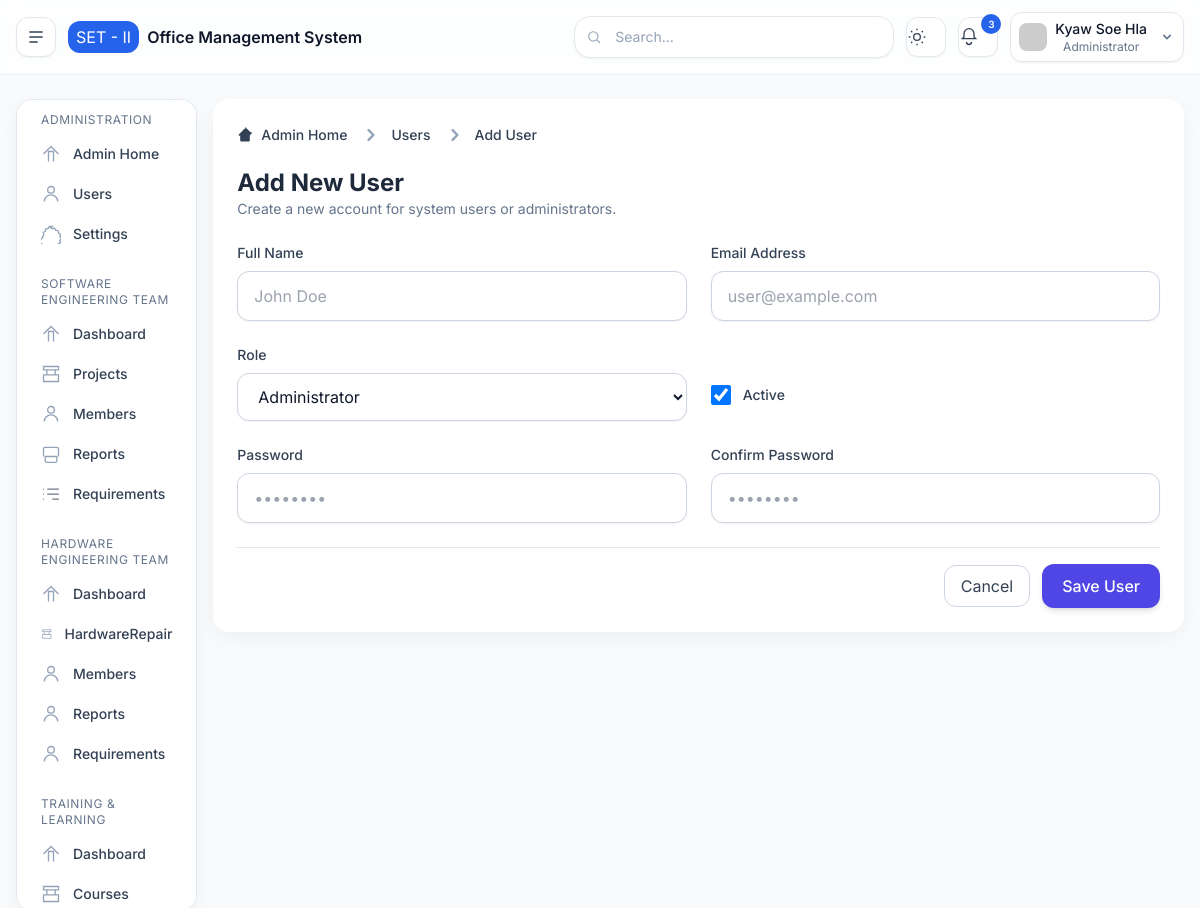
The page /add-user/ (signed in) on the database its author committed.
### base/models.py (models this page shows, shortened)
class SystemSettings(models.Model):
    system_name = models.CharField(max_length=100, default="Engineering Management Dashboard")
    organization = models.CharField(max_length=100, default="Software Engineering Team II")
    email_notifications = models.BooleanField(default=True)
    system_warnings = models.BooleanField(default=True)
    weekly_reports = models.BooleanField(default=False)
    session_timeout = models.PositiveIntegerField(default=30)
    updated_at = models.DateTimeField(auto_now=True)

### accounts/models.py (models this page shows, shortened)
class CustomUser(AbstractBaseUser, PermissionsMixin):
    ROLE_CHOICES = [
        ("admin", "Administrator"),
        ("set", "Software Engineering Team"),
        ("het", "Hardware Engineering Team"),
        ("training", "Training & Learning"),
    ]
    id = models.UUIDField(primary_key=True, default=uuid.uuid4, editable=False)
    email = models.EmailField(unique=True)
    full_name = models.CharField(max_length=255)
    role = models.CharField(max_length=20, choices=ROLE_CHOICES, default="‌admin")
    is_active = models.BooleanField(default=True)
    is_staff = models.BooleanField(default=False)
    date_joined = models.DateTimeField(auto_now_add=True)
    groups = models.ManyToManyField(
        "auth.Group",
        related_name="customuser_set",
        blank=True,
        help_text="The groups this user belongs to.",
    )
    user_permissions = models.ManyToManyField(
        "auth.Permission",
        related_name="customuser_permissions",
        blank=True,
        help_text="Specific permissions for this user.",
    )
    USERNAME_FIELD = "email"
    REQUIRED_FIELDS = ["full_name"]
    objects = CustomUserManager()

### accounts/views.py (the view, shortened to what this page needs)
# urls.py: path('add-user/', views.add_user, name='admin.add-user'),
@login_required(login_url="login")
@role_required("admin")
def add_user(request):
    roles = CustomUser.ROLE_CHOICES
    form_data = request.POST or None
    context = {
        "roles": roles,
        "form_data": form_data,
    }
    """Only admin can create new users"""
    return render(request, "pages/admin/add-user.html", context)

### templates/pages/admin/add-user.html (shortened to what this page needs)
{% extends 'layouts/main.html' %}
{% block content %}
<div class="bg-white p-6 rounded-2xl shadow-soft dark:bg-slate-900">
  <nav class="flex mb-5" aria-label="Breadcrumb">
    <ol class="inline-flex items-center space-x-1 md:space-x-3">
      <li class="inline-flex items-center">
        <a href="{% url 'dashboard' %}"
          class="inline-flex items-center text-sm font-medium text-slate-700 hover:text-indigo-600 dark:text-slate-300 dark:hover:text-indigo-400">
          <svg class="w-4 h-4 mr-2" fill="currentColor" viewBox="0 0 20 20">
            <path
              d="M10.707 2.293a1 1 0 00-1.414 0l-7 7a1 1 0 001.414 1.414L4 10.414V17a1 1 0 001 1h10a1 1 0 001-1v-6.586l2.293-2.293a1 1 0 00-1.414-1.414l-7-7z">
            </path>
          </svg>
          Admin Home
        </a>
      </li>
      <li>
        <div class="flex items-center">
          <svg class="w-6 h-6 text-slate-400" fill="currentColor" viewBox="0 0 20 20">
            <path fill-rule="evenodd"
              d="M7.293 14.707a1 1 0 010-1.414L10.586 10 7.293 6.707a1 1 0 011.414-1.414l4 4a1 1 0 010 1.414l-4 4a1 1 0 01-1.414 0z"
              clip-rule="evenodd"></path>
          </svg>
          <a href="{% url 'admin.users' %}" class="ml-1 text-sm font-medium text-slate-700 hover:text-indigo-600 md:ml-2 dark:text-slate-300 dark:hover:text-indigo-400">
            Users
          </a>
        </div>
      </li>
      <li>
        <div class="flex items-center">
          <svg class="w-6 h-6 text-slate-400" fill="currentColor" viewBox="0 0 20 20">
            <path fill-rule="evenodd"
              d="M7.293 14.707a1 1 0 010-1.414L10.586 10 7.293 6.707a1 1 0 011.414-1.414l4 4a1 1 0 010 1.414l-4 4a1 1 0 01-1.414 0z"
              clip-rule="evenodd"></path>
          </svg>
          <span class="ml-1 text-sm font-medium text-slate-700 md:ml-2 dark:text-slate-300">
            Add User
          </span>
        </div>
      </li>
    </ol>
  </nav>
  <div class="flex justify-between items-center mb-6">
    <div>
      <h2 class="text-2xl font-bold text-slate-800 dark:text-slate-200">Add New User</h2>
      <p class="text-slate-500 text-sm">Create a new account for system users or administrators.</p>
    </div>
  </div>
  <form action="" method="post" class="space-y-6">
    <div class="grid grid-cols-1 sm:grid-cols-2 gap-6">
      <div>
        <label for="name" class="block text-sm font-medium text-slate-700 dark:text-slate-300">Full Name</label>
        <input type="text" id="name" name="name" required
          placeholder="John Doe"
          value="{{ form_data.name|default:'' }}"
          class="mt-2 w-full rounded-xl border border-slate-300 dark:border-slate-700 bg-white dark:bg-slate-800 px-4 py-3 text-slate-900 dark:text-slate-100 shadow-sm focus:border-indigo-500 focus:ring-2 focus:ring-indigo-200 outline-none">
      </div>
      <div>
        <label for="email" class="block text-sm font-medium text-slate-700 dark:text-slate-300">Email Address</label>
        <input type="email" id="email" name="email" required
          placeholder="user@example.com"
          class="mt-2 w-full rounded-xl border border-slate-300 dark:border-slate-700 bg-white dark:bg-slate-800 px-4 py-3 text-slate-900 dark:text-slate-100 shadow-sm focus:border-indigo-500 focus:ring-2 focus:ring-indigo-200 outline-none">
      </div>
      <div>
        <label for="role" class="block text-sm font-medium text-slate-700 dark:text-slate-300">Role</label>
        <select id="role" name="role"
          class="mt-2 w-full rounded-xl border border-slate-300 dark:border-slate-700 bg-white dark:bg-slate-800 px-4 py-3 text-slate-900 dark:text-slate-100 shadow-sm focus:border-indigo-500 focus:ring-2 focus:ring-indigo-200 outline-none">
          {% for value, label in roles %}
            <option value="{{ value }}">{{ label }}</option>
          {% endfor %}
        </select>
      </div>
      <div class="flex items-center gap-3 mt-6">
        <input id="is_active" name="is_active" type="checkbox" checked
          class="w-5 h-5 rounded border-slate-300 text-indigo-600 focus:ring-indigo-500">
        <label for="is_active" class="text-sm font-medium text-slate-700 dark:text-slate-300">Active</label>
      </div>
      <div>
        <label for="password" class="block text-sm font-medium text-slate-700 dark:text-slate-300">Password</label>
        <input type="password" id="password" name="password" required
          placeholder="••••••••"
          class="mt-2 w-full rounded-xl border border-slate-300 dark:border-slate-700 bg-white dark:bg-slate-800 px-4 py-3 text-slate-900 dark:text-slate-100 shadow-sm focus:border-indigo-500 focus:ring-2 focus:ring-indigo-200 outline-none">
      </div>
      <div>
        <label for="confirm_password" class="block text-sm font-medium text-slate-700 dark:text-slate-300">Confirm Password</label>
        <input type="password" id="confirm_password" name="confirm_password" required
          placeholder="••••••••"
          class="mt-2 w-full rounded-xl border border-slate-300 dark:border-slate-700 bg-white dark:bg-slate-800 px-4 py-3 text-slate-900 dark:text-slate-100 shadow-sm focus:border-indigo-500 focus:ring-2 focus:ring-indigo-200 outline-none">
      </div>
    </div>
    <div class="flex items-center justify-end gap-3 pt-4 border-t border-slate-200 dark:border-slate-700">
      <a href="{% url 'admin.users' %}"
        class="px-4 py-2 rounded-xl border border-slate-300 text-slate-700 hover:bg-slate-100 dark:text-slate-300 dark:border-slate-700 dark:hover:bg-slate-800">
        Cancel
      </a>
      <button type="submit"
        class="px-5 py-2.5 rounded-xl bg-indigo-600 text-white font-medium shadow-md hover:bg-indigo-700 focus:ring-2 focus:ring-indigo-300">
        Save User
      </button>
    </div>
  </form>
</div>
{% endblock %}

### templates/layouts/partials/header.html (shortened to what this page needs)
<header
      class="sticky top-0 z-40 border-b border-slate-200/70 bg-white/75 backdrop-blur dark:border-slate-800 dark:bg-slate-900/75">
      <div class="mx-auto flex max-w-12xl items-center gap-3 px-4 py-3">
        <button id="btnSidebar"
          class="inline-flex h-10 w-10 items-center justify-center rounded-xl border border-slate-200 bg-white text-slate-700 shadow-sm hover:bg-slate-50 dark:border-slate-800 dark:bg-slate-900 dark:text-slate-200"
          aria-label="Toggle sidebar">
          <svg xmlns="http://www.w3.org/2000/svg" class="h-5 w-5" viewBox="0 0 24 24" fill="none" stroke="currentColor"
            stroke-width="1.8">
            <path d="M4 6h16M4 12h16M4 18h10" />
          </svg>
        </button>
        <div class="flex items-center gap-2">
          <span class="h-8 w-auto px-2 rounded-xl bg-brand-600 justify-center items-center text-white flex">{{organization|default:"SET - II"}}</span>
          <span class="font-semibold">{{system_name|default:"Office Management System"}}</span>
        </div>
        <div class="ml-auto flex items-center gap-2 sm:gap-3">
          <div class="relative hidden md:block">
            <input type="text" placeholder="Search..."
              class="w-[320px] rounded-2xl border border-slate-200 bg-white px-4 py-2.5 pl-10 text-sm shadow-sm outline-none placeholder:text-slate-400 focus:ring-2 focus:ring-brand-500/30 dark:border-slate-800 dark:bg-slate-900" />
            <svg class="absolute left-3 top-1/2 -translate-y-1/2 h-4 w-4 text-slate-400" viewBox="0 0 24 24" fill="none"
              stroke="currentColor" stroke-width="1.6">
              <circle cx="11" cy="11" r="7" />
              <path d="M21 21l-4.3-4.3" />
            </svg>
          </div>
          <button id="btnTheme"
            class="h-10 w-10 rounded-xl border border-slate-200 bg-white text-slate-700 shadow-sm hover:bg-slate-50 dark:border-slate-800 dark:bg-slate-900 dark:text-slate-200"
            aria-label="Toggle theme">
            <svg class="theme-sun h-5 w-5 block dark:hidden" viewBox="0 0 24 24" fill="none" stroke="currentColor"
              stroke-width="1.6">
              <circle cx="12" cy="12" r="4" />
              <path
                d="M12 2v2m0 16v2M2 12h2m16 0h2M4.9 4.9l1.4 1.4m11.3 11.4l1.4 1.4M4.9 19.1l1.4-1.4m11.3-11.4l1.4-1.4" />
            </svg>
          </button>
          <button
            class="relative h-10 w-10 rounded-xl border border-slate-200 bg-white text-slate-700 shadow-sm hover:bg-slate-50 dark:border-slate-800 dark:bg-slate-900 dark:text-slate-200"
            aria-label="Notifications">
            <svg class="h-5 w-5" viewBox="0 0 24 24" fill="none" stroke="currentColor" stroke-width="1.6">
              <path d="M6 8a6 6 0 1 1 12 0v4l2 2H4l2-2V8" />
              <path d="M9 18a3 3 0 0 0 6 0" />
            </svg>
            <span
              class="absolute -right-1 -top-1 inline-flex h-5 min-w-[20px] items-center justify-center rounded-full bg-brand-600 px-1.5 text-[10px] font-semibold text-white">3</span>
          </button>
          <div class="relative">
            <button id="profileDropdownBtn" class="flex items-center gap-2 rounded-xl border border-slate-200 bg-white px-2 py-1.5 shadow-sm md:flex dark:border-slate-800 dark:bg-slate-900">
              <img class="h-7 w-7 rounded-lg" src="https://i.pravatar.cc/48?img=13" alt="avatar" />
              <div class="leading-tight">
                <p class="text-sm font-medium">{{request.user.full_name}}</p>
                <p class="text-xs text-slate-500 dark:text-slate-400">{{request.user.get_role_display}}</p>
              </div>
              <svg xmlns="http://www.w3.org/2000/svg" class="h-4 w-4 ml-1 text-slate-500" viewBox="0 0 20 20" fill="currentColor">
                <path fill-rule="evenodd" d="M5.293 7.293a1 1 0 011.414 0L10 10.586l3.293-3.293a1 1 0 111.414 1.414l-4 4a1 1 0 01-1.414 0l-4-4a1 1 0 010-1.414z" clip-rule="evenodd" />
              </svg>
            </button>
          </div>
        </div>
      </div>
    </header>

### templates/layouts/main.html (style rules this page uses)
body { font-family: 'Inter', sans-serif; }

### rows shown on the page
SystemSettings: organization "SET - II", system_name "Office Management System"
CustomUser: user.full_name "Kyaw Soe Hla", user.role "Administrator"

### other values the page prints
form field role "Administrator"
